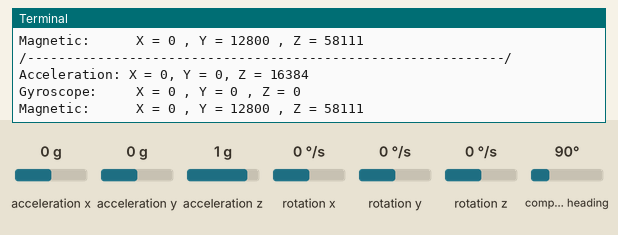
This program was run on a simulated Raspberry Pi (BCM pin numbers). Parts: the last lines printed to the terminal. The inputs (shaded band) are chosen by the test bench; at power-on: acceleration x 0 g, acceleration y 0 g, acceleration z 1 g, rotation x 0 °/s, rotation y 0 °/s, rotation z 0 °/s, compass heading 90°.

Above: at 1.4 s.
1.5 s: acceleration x set to -1.4 g
At 2.2 s:
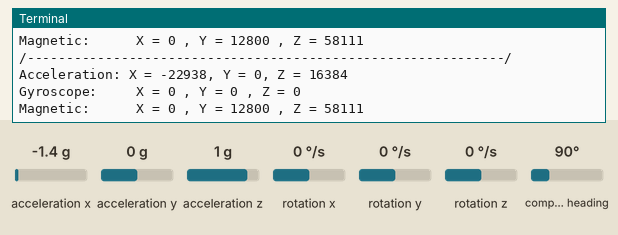
3.0 s: acceleration y set to -1.4 g
At 3.7 s:
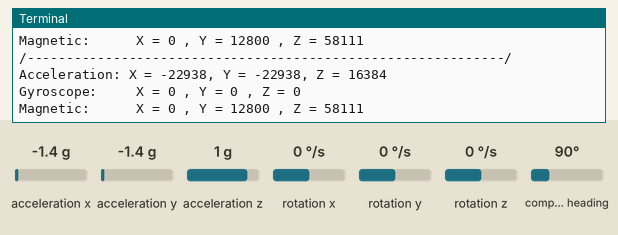
4.5 s: acceleration z set to -1.4 g
At 5.3 s:
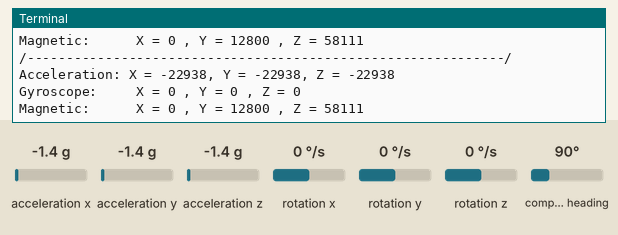
6.0 s: rotation x set to -192 °/s
At 6.8 s:
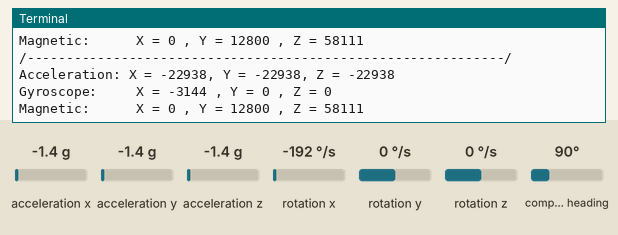
7.5 s: rotation y set to -192 °/s
At 8.3 s:
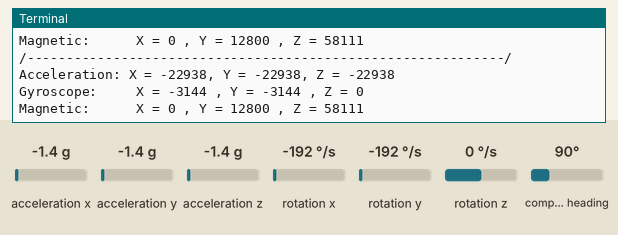

Measured:
- after the input at 1.5 s, the terminal: prints a new line after 0.29 s (image 1)
- after the input at 3.0 s, the terminal: prints a new line after 0.32 s (image 2)
- after the input at 4.5 s, the terminal: prints a new line after 0.35 s (image 3)
- after the input at 6.0 s, the terminal: prints a new line after 0.38 s (image 4)
- after the input at 7.5 s, the terminal: prints a new line after 0.42 s (image 5)

The program:

MPU9255.py
```python
#运动传感器  sudo python3 MPU9255.py
import sys
import time
import math
import smbus
import RPi.GPIO as GPIO

ADDR = (0x68)
PWR_M = 0x6B
DIV = 0x19
CONFIG = 0x1A
GYRO_CONFIG = 0x1B
ACCEL_CONFIG = 0x1C
INT_EN = 0x38
ACCEL_X = 0x3B
ACCEL_Y = 0x3D
ACCEL_Z = 0x3F
GYRO_X = 0x43
GYRO_Y = 0x45
GYRO_Z = 0x47
TEMP = 0x41
MAG_X = 0x03
MAG_Y = 0x05
MAG_Z = 0x07
ST_1 = 0x02
ST_2 = 0x09
MAG_ADDRESS = 0x0C
MPU9255_REG_ID = 0x75
MPU9255_ID = 0x71

class MPU9255:
	def __init__(self, address=ADDR):
		self.bus = smbus.SMBus(1)
		self.address = address
		self.ID = self.Read_Byte(MPU9255_REG_ID)
		if (self.ID != MPU9255_ID):
			print("ID = 0x%x" % self.ID)
			sys.exit()

		self.Write_Byte(PWR_M, 0x01)
		self.Write_Byte(DIV, 0x07)
		self.Write_Byte(CONFIG, 0)
		self.Write_Byte(GYRO_CONFIG, 0x18)
		self.Write_Byte(INT_EN, 0x01)
		self.Write_Byte(0x37, 0x02)
		self.Write_Byte(0x36, 0x01)

		self.bus.write_byte_data(MAG_ADDRESS, 0x0A, 0x00)
		time.sleep(0.05)
		self.bus.write_byte_data(MAG_ADDRESS, 0x0A, 0x0F)
		time.sleep(0.05)
		self.bus.write_byte_data(MAG_ADDRESS, 0x0A, 0x00)
		time.sleep(0.05)
		self.bus.write_byte_data(MAG_ADDRESS, 0x0A, 0x06)
		time.sleep(0.1)
	#初始化

	def Read_Byte(self, Addr):
		return self.bus.read_byte_data(self.address, Addr)
	# 读取LTR390传感器上指定寄存器地址 cmd 的值

	def Write_Byte(self, Addr, val):
		self.bus.write_byte_data(self.address, Addr, val)
	# 向LTR390传感器上指定寄存器地址 cmd 写入一个字节的值 val

	def Read_Word(self, addr):
		high = self.Read_Byte(addr)#读取指定地址 addr 的高位字节值
		low = self.Read_Byte(addr + 1)#读取指定地址 addr + 1 的低位字节值。
		value = ((high << 8) | low)#将高位字节和低位字节进行合并，构成一个完整的字
		if (value > 32768):#如果读取的值超过了有符号整数的最大正值（32767），则将其转换为有符号整数的负值
			value = value - 65536
		return value
	# 从指定地址读取一个字（16位）的数据。

	def accel(self):
		x = self.Read_Word(ACCEL_X)
		y = self.Read_Word(ACCEL_Y)
		z = self.Read_Word(ACCEL_Z)
		Buf = [x, y, z]
		return Buf
	#用于获取加速度传感器的数据

	def gyro(self):
		x = self.Read_Word(GYRO_X)
		y = self.Read_Word(GYRO_Y)
		z = self.Read_Word(GYRO_Z)
		Buf = [x, y, z]
		return Buf
	#获取陀螺仪传感器的数据

	def mag(self):
		self.bus.read_byte_data(MAG_ADDRESS, ST_1)

		xh = self.bus.read_byte_data(MAG_ADDRESS, MAG_X)
		xl = self.bus.read_byte_data(MAG_ADDRESS, MAG_X + 1)
		x = ((xh << 8) | xl)
		yh = self.bus.read_byte_data(MAG_ADDRESS, MAG_Y)
		yl = self.bus.read_byte_data(MAG_ADDRESS, MAG_Y + 1)
		y = ((yh << 8) | yl)
		zh = self.bus.read_byte_data(MAG_ADDRESS, MAG_Z)
		zl = self.bus.read_byte_data(MAG_ADDRESS, MAG_Z + 1)
		z = ((zh << 8) | zl)

		self.bus.read_byte_data(MAG_ADDRESS, ST_2)
		Buf = [x, y, z]
		return Buf
	#用于获取磁力计传感器的数据

	def getdata(self):
		Accel = self.accel()
		Gyro = self.gyro()
		Mag = self.mag()
		return [Accel[0], Accel[1], Accel[2], Gyro[0], Gyro[1], Gyro[2], Mag[0], Mag[1], Mag[2]]
	#获取 MPU9255 的加速度、陀螺仪和磁力计数据


if __name__ == '__main__':
	sensor = MPU9255()
	icm = []
	try:
		while True:
			time.sleep(0.5)
			icm = sensor.getdata()
			print("/-------------------------------------------------------------/")
			#print("Roll = %.2f , Pitch = %.2f , Yaw = %.2f" %(icm[0],icm[1],icm[2]))
			print("Acceleration: X = %d, Y = %d, Z = %d" % (icm[0], icm[1], icm[2]))
			print("Gyroscope:     X = %d , Y = %d , Z = %d" % (icm[3], icm[4], icm[5]))
			print("Magnetic:      X = %d , Y = %d , Z = %d" % (icm[6], icm[7], icm[8]))
	except KeyboardInterrupt:
		print("KeyboardInterrupt")
		# sensor.Disable()
		exit()
#在当前脚本被直接执行时才会执行这个代码块
```
